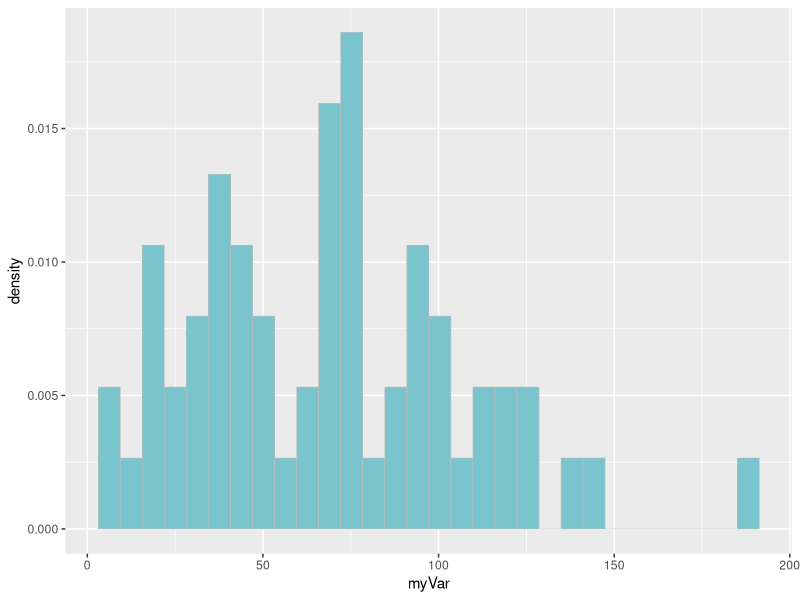

The R script that drew this image:
# Homework 7 
# Creating fake data sets to explore hypothesis

library(ggplot2)
library(MASS) 

# Reading Data
z<-read.csv("Li_Soil_Dataset.csv", sep=",", comment.char = '#')
str(z)
z<-na.omit(z)
z$myVar<-z$Plant.biomass..g.
summary(z)

p1 <- ggplot(data=z, aes(x=myVar, y=..density..)) +
  geom_histogram(color="grey",fill="cadetblue3",size=0.2) 
print(p1)

# 2.Specifying the sample size, means, and variances from data groups. 
# Two data groups, ambient and drought with 30 values each

ambient<-z[z$Moisture.treatment=="Ambient",]
drought<-z[z$Moisture.treatment=="Drought",]

a_biomass <- ambient$myVar
sd(a_biomass, na.rm = FALSE)
mean(a_biomass, trim = 0, na.rm = FALSE)

d_biomass <- drought$myVar
sd(d_biomass, na.rm = FALSE)
mean(d_biomass, trim = 0, na.rm = FALSE)

# N = 60 
# Ambient SD = 44 
# Ambient Mean = 74
# Drought SD = 30
# Drought Mean = 62

# 3. Write code to create a random data set that has these attributes. Organize these data into a data frame with the appropriate structure.
library(truncnorm)
nGroup = 2 # number of treatment groups
nName = c("Ambient", "Drought") # names of groups
nSize = c(30,30) # number of observations in each group
nMean =c(74,62) # mean of each group
nSD <- c(44,30) # standard deviation of each group
ID <- 1:(sum(nSize)) # id vector for each row
resVar <- c(rtruncnorm(n=nSize[1], a=0, b=Inf, mean=nMean[1],sd=nSD[1]),
            rtruncnorm(n=nSize[2], a=0, b=Inf, mean=nMean[2],sd=nSD[2])) #using rtruncnorm to enter in the lower and upper bounds since SD is so high
TGroup <- rep(nName,nSize) 
ANOdata <- data.frame(ID, TGroup, resVar)
str(ANOdata)

# 4. Now write code to analyze the data then write code to generate a useful graph of the data.

ANOmodel <- aov(resVar~TGroup,data=ANOdata)
print(ANOmodel)
print(summary(ANOmodel))
z <- summary(ANOmodel)
str(z)
aggregate(resVar~TGroup,data=ANOdata,FUN=mean)
unlist(z)
unlist(z)[7]
ANOsum <- list(Fval=unlist(z)[7],probF=unlist(z)[9])
ANOsum
